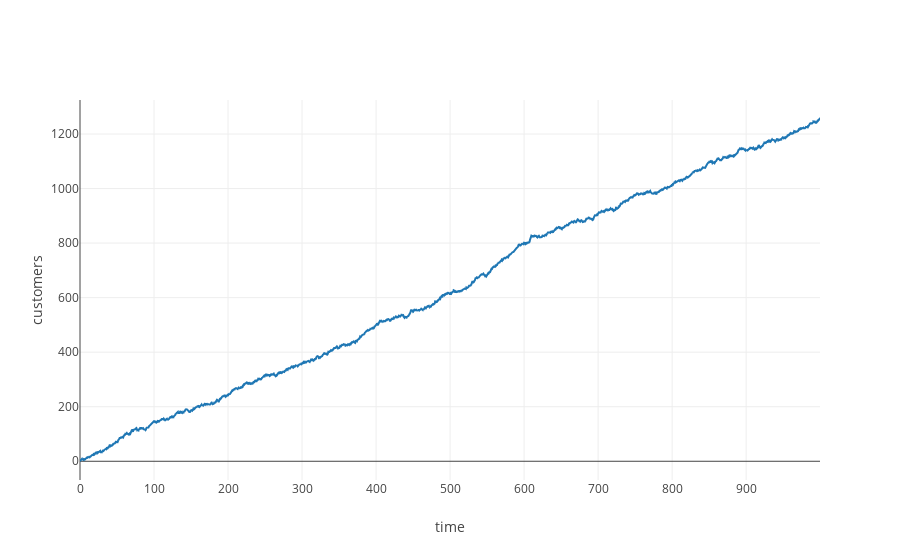
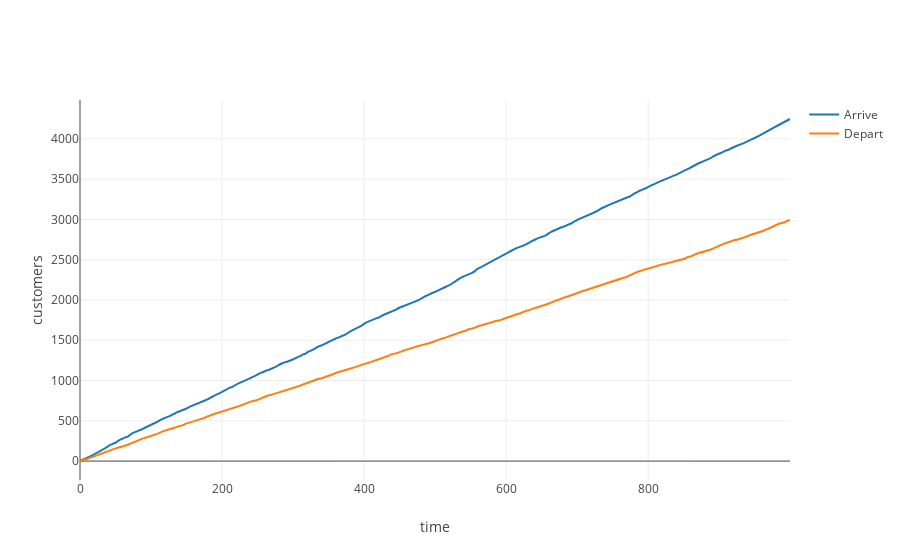

Notebook code for these charts, in order:
### Markdown cell above
## 2. $\frac{\alpha\lambda}{\mu} > 1$

### Code cell
stat = sim.simulate(_lambda = 6, _mu = 3, _alpha = 0.7, until = 1000)
iplot(u.states_figure(stat['state_log']))
iplot(u.arr_dep_figure(stat['arrive_log'], stat['depart_log']) )

### Figure 1 — Plotly figure (JSON) as saved in the notebook; plotly's stock layout.template omitted (floating-point values rounded to 4 significant figures; data arrays with more than 128 entries replaced by an {"elided": "..."} marker saying what was removed)
{"data": [{"name": "States", "type": "scatter", "uid": "b2d6156c-3af3-4037-8980-e6df5e4e4052", "x": {"elided": "7241 float values"}, "y": {"elided": "7241 int values"}}], "layout": {"xaxis": {"title": {"text": "time"}}, "yaxis": {"title": {"text": "customers"}}}}

### Figure 2 — Plotly figure (JSON) as saved in the notebook; plotly's stock layout.template omitted (floating-point values rounded to 4 significant figures; data arrays with more than 128 entries replaced by an {"elided": "..."} marker saying what was removed)
{"data": [{"name": "Arrive", "type": "scatter", "uid": "f0976ee1-cd46-4bc6-838e-0b1574a3676c", "x": {"elided": "4247 float values"}, "y": {"elided": "4247 int values"}}, {"name": "Depart", "type": "scatter", "uid": "59bac523-b7bd-4670-ad75-8ad399edebec", "x": {"elided": "2994 float values"}, "y": {"elided": "2994 int values"}}], "layout": {"xaxis": {"title": {"text": "time"}}, "yaxis": {"title": {"text": "customers"}}}}
